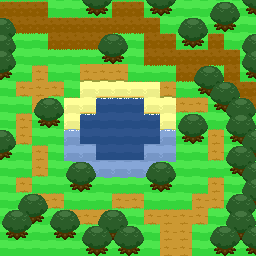

This game map was drawn from its Tiled (.tmx) file and the tilesets committed beside it. A one-line description and the full map source follow:
An orthogonal 16x16 tile map with 16x16 px tiles, 3 tile layers (Background, Collision, Overlay).

<map version="1.2" tiledversion="1.2.1" orientation="orthogonal" renderorder="right-down" width="16" height="16" tilewidth="16" tileheight="16" infinite="0" nextlayerid="4" nextobjectid="1">
 <tileset firstgid="1" name="overworld-tiles" tilewidth="16" tileheight="16" tilecount="64" columns="8">
  <image source="../images/tiles.png" width="128" height="128" />
 </tileset>
 <layer id="1" name="Background" width="16" height="16">
  <data encoding="csv">
2,2,2,2,2,2,2,2,2,2,2,2,2,2,2,2,
2,2,2,2,2,2,2,2,2,2,2,2,2,2,2,2,
28,28,28,2,2,2,2,28,28,2,2,2,2,2,2,2,
2,2,2,28,28,28,28,2,2,2,2,2,2,2,2,2,
2,2,4,2,2,3,3,3,2,28,28,2,2,28,2,2,
2,4,3,4,2,26,26,26,10,10,4,28,28,2,2,2,
2,25,3,25,10,9,2,2,2,9,26,4,4,2,28,2,
2,4,25,2,9,2,2,2,2,2,9,25,25,2,2,28,
2,3,2,2,13,2,2,2,2,2,13,2,2,4,2,2,
2,25,4,2,11,11,2,2,2,11,11,2,2,3,2,2,
2,2,3,2,17,11,11,11,11,11,17,2,2,25,2,2,
2,4,25,2,2,17,17,17,17,17,2,2,2,4,2,2,
2,25,4,4,2,2,2,4,4,2,2,2,4,3,2,2,
2,2,25,25,4,4,4,25,25,4,4,4,3,25,2,2,
2,2,2,2,25,25,25,2,2,25,3,3,25,2,2,2,
2,2,2,2,2,2,2,2,2,2,3,3,2,2,2,2
</data>
 </layer>
 <layer id="2" name="Collision" width="16" height="16">
  <data encoding="csv">
39,39,39,0,0,55,56,39,39,55,56,0,0,0,0,55,
38,38,38,39,39,39,39,38,38,39,0,0,0,55,56,0,
56,0,0,38,38,38,38,0,0,38,39,55,56,39,0,0,
56,0,0,0,0,0,55,56,0,38,38,39,39,38,39,55,
56,0,0,0,0,0,0,0,0,0,0,38,38,0,38,55,
0,0,0,0,0,0,0,0,0,0,0,0,55,56,38,39,
0,0,0,0,0,0,37,37,37,0,0,0,0,55,56,38,
0,0,55,56,0,37,35,35,35,37,0,0,0,0,55,56,
0,0,0,0,0,35,35,35,35,35,0,55,56,0,55,56,
56,0,0,0,0,0,35,35,35,0,0,0,0,0,0,55,
0,0,0,0,0,0,0,0,0,0,0,0,0,0,55,56,
0,0,0,0,55,56,0,0,0,55,56,0,0,0,0,55,
0,0,0,0,0,0,0,0,0,0,0,0,0,0,0,55,
0,55,56,0,0,0,0,0,0,0,0,0,0,0,55,56,
55,56,0,55,56,0,55,56,0,0,0,0,0,0,55,56,
0,0,0,0,0,55,56,55,56,0,0,0,0,55,56,55
</data>
 </layer>
 <layer id="3" name="Overlay" width="16" height="16">
  <data encoding="csv">
0,0,0,0,0,0,0,0,0,0,0,0,0,47,48,0,
48,0,0,0,0,0,0,0,0,0,0,47,48,0,0,0,
48,0,0,0,0,0,47,48,0,0,0,0,0,0,0,47,
48,0,0,0,0,0,0,0,0,0,0,0,0,0,0,47,
0,0,0,0,0,0,0,0,0,0,0,0,47,48,0,0,
0,0,0,0,0,0,0,0,0,0,0,0,0,47,48,0,
0,0,47,48,0,0,0,0,0,0,0,0,0,0,47,48,
0,0,0,0,0,0,0,0,0,0,0,47,48,0,47,48,
48,0,0,0,0,0,0,0,0,0,0,0,0,0,0,47,
0,0,0,0,0,0,0,0,0,0,0,0,0,0,47,48,
0,0,0,0,47,48,0,0,0,47,48,0,0,0,0,47,
0,0,0,0,0,0,0,0,0,0,0,0,0,0,0,47,
0,47,48,0,0,0,0,0,0,0,0,0,0,0,47,48,
47,48,0,47,48,0,47,48,0,0,0,0,0,0,47,48,
0,0,0,0,0,47,48,47,48,0,0,0,0,47,48,47,
0,0,0,0,0,0,0,0,0,0,0,0,0,0,0,0
</data>
 </layer>
</map>